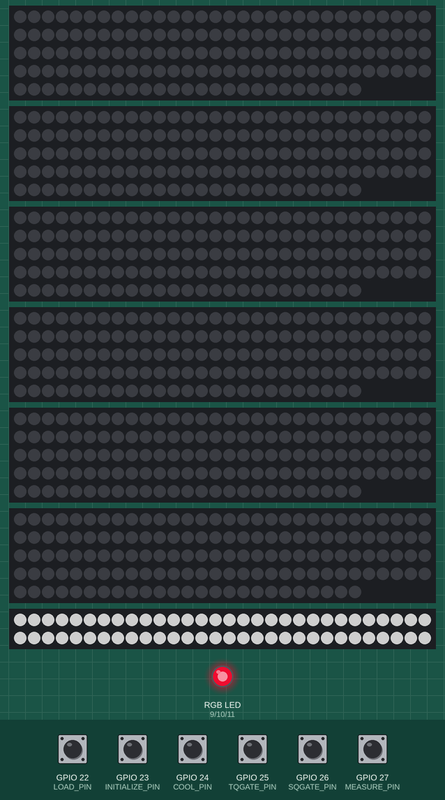
Simulated run of this sketch. Board: ESP32. On the bench: 6 × 145 RGB LEDs in strip order, left to right, continuing on the next row, 60 RGB LEDs in strip order, left to right, continuing on the next row, an RGB LED mixed from three pins (HIGH = lit). The test bench sets the inputs (shaded band); at power-on: GPIO 22 (LOAD_PIN), GPIO 23 (INITIALIZE_PIN), GPIO 24 (COOL_PIN), GPIO 25 (TQGATE_PIN), GPIO 26 (SQGATE_PIN), GPIO 27 (MEASURE_PIN) HIGH. Dim RGB values are drawn brighter than linear.

Above: at 1.2 s.
1.3 s: GPIO 27 (MEASURE_PIN) pulled LOW for 0.15 s
At 4.0 s:
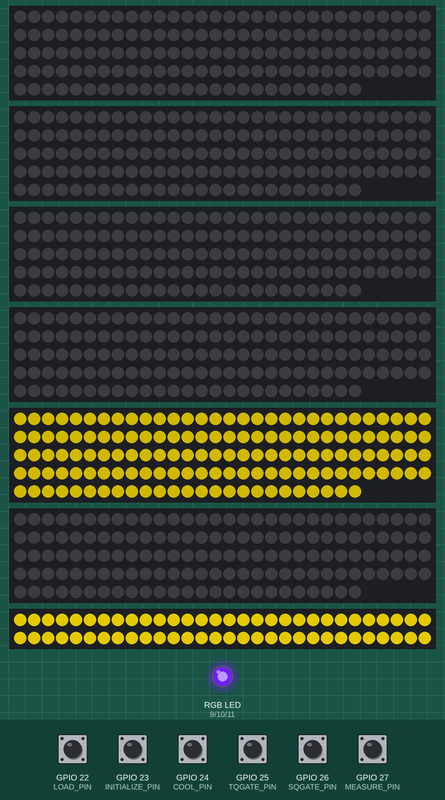
4.4 s: GPIO 22 (LOAD_PIN) pulled LOW for 0.15 s
At 6.7 s:
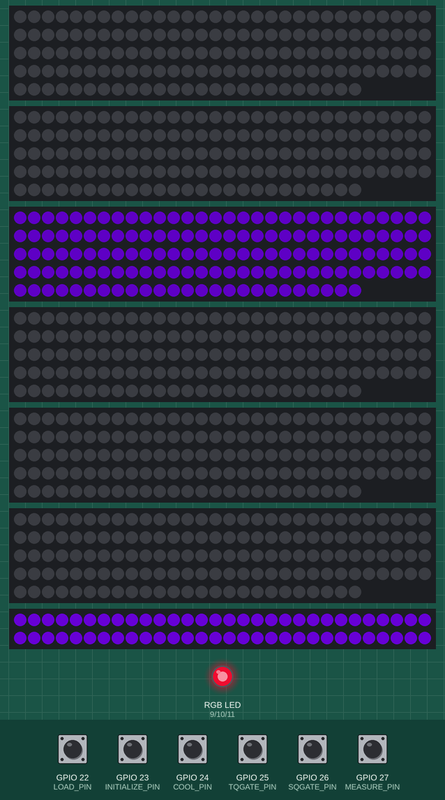
7.5 s: GPIO 23 (INITIALIZE_PIN) pulled LOW for 0.15 s
At 9.4 s:
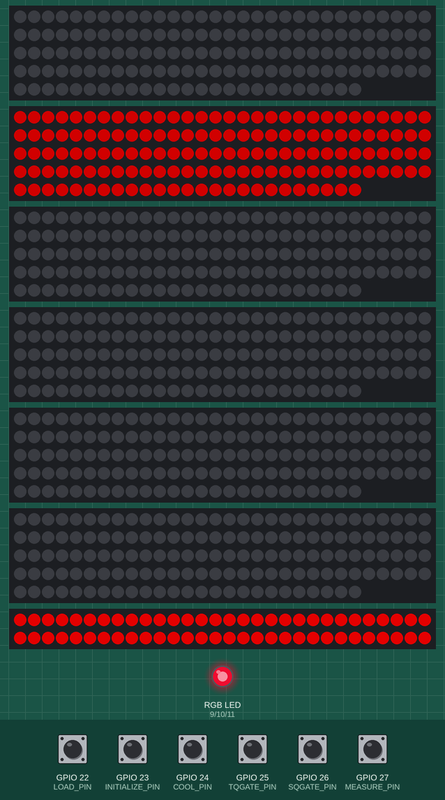
10.6 s: GPIO 24 (COOL_PIN) pulled LOW for 0.15 s
At 13.5 s:
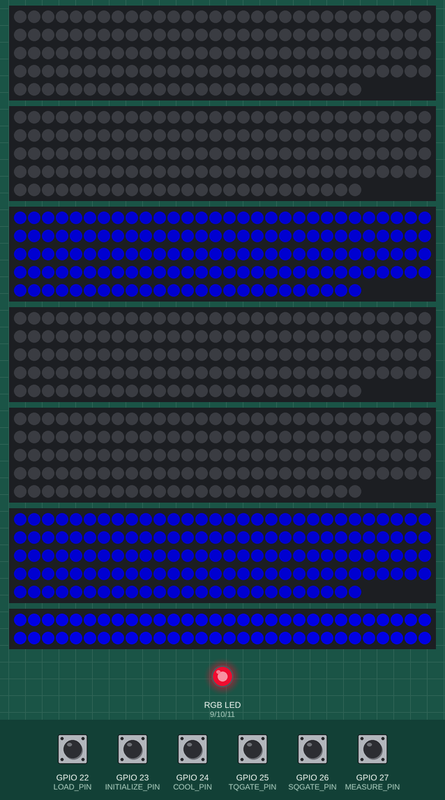
13.7 s: GPIO 25 (TQGATE_PIN) pulled LOW for 0.15 s
At 15.1 s:
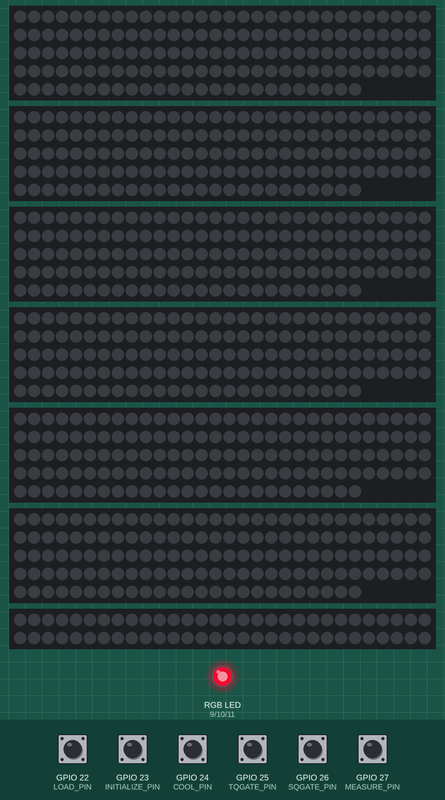
16.8 s: GPIO 26 (SQGATE_PIN) pulled LOW for 0.15 s
At 18.9 s:
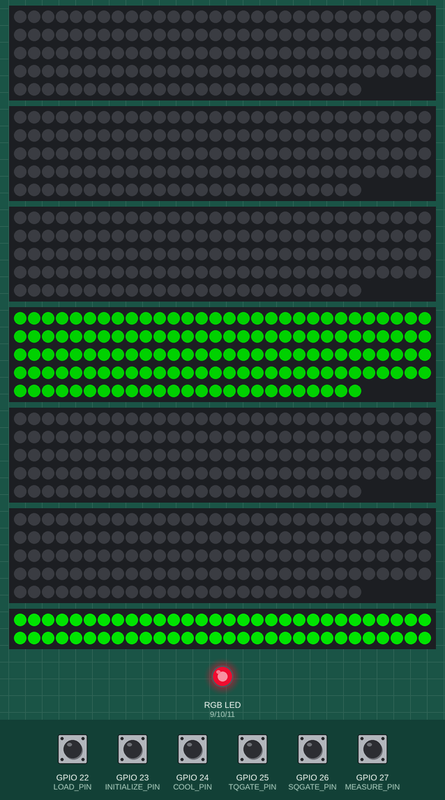
Timing chart, 0 to 20.4 s (numbered marks = the images above; inputs shaded):
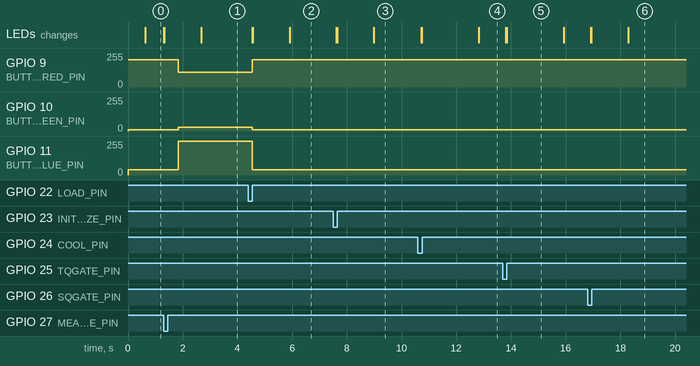

The sketch:

HWDemonstrator.ino
```cpp
// (licence header left out)
// Version 1.1.0

#include <Adafruit_NeoPixel.h>
#include <Wire.h>
#include <Adafruit_PWMServoDriver.h>

Adafruit_PWMServoDriver pwm = Adafruit_PWMServoDriver();

// INITIALIZING DIGITAL IN/OUT PINS (BUTTONS)
const int LOAD_PIN = 22;        // 1
const int INITIALIZE_PIN = 23;  // 2
const int COOL_PIN = 24;        // 3
const int TQGATE_PIN = 25;      // 4
const int SQGATE_PIN = 26;      // 5
const int MEASURE_PIN = 27;     // 6
const int BUTTON6_RED_PIN = 9;  // button 6 is wired to different board and requires more pins
const int BUTTON6_GREEN_PIN = 10;
const int BUTTON6_BLUE_PIN = 11;

// INITIALIZING LED STRIP INFO
enum Strips {
  STRIP45,
  STRIP90,
  STRIP135,
  STRIP225,
  STRIP270,
  STRIP315,
  RING
};
const int stripPins[] = { 2, 3, 4, 5, 6, 7, 8 };
const int numPixels[] = { 145, 145, 145, 145, 145, 145, 60 };
Adafruit_NeoPixel *stripList[7];

// INITIALIZE DEVICE STATES
enum DeviceState {
  IDLE,
  LOAD,
  INITIALIZE,
  COOL,
  SQGATE,
  TQGATE,
  MEASURE,
  NONE
};

// INITIALIZING CONTROL VARIABLES
const int DELAY = 500;
DeviceState stateChangeRequest = NONE;
DeviceState currentState = IDLE;

int buttonColors[6][3] = {
  { 0, 255, 150 },    // TEAL
  { 255, 255, 255 },  // WHITE
  { 240, 65, 90 },    // PINK
  { 50, 0, 255 },     // PURPLE
  { 255, 130, 50 },   // ORANGE
  { 50, 245, 215 },   // LIGHT TEAL
};

int laserColors[8][3] = {
  { 97, 0, 200 },    // PURPLE
  { 255, 0, 0 },     // RED
  { 0, 0, 255 },     // BLUE
  { 0, 255, 0 },     // GREEN
  { 0, 255, 0 },     // GREEN
  { 255, 225, 0 },   // YELLOW
  { 0, 0, 0 },       // BLACK
  { 255, 255, 255 }  // WHITE
};

int idleColors[7][3] = {
  { 0, 150, 100 },    // GREEN
  { 170, 50, 0 },     // RED
  { 75, 0, 200 },     // INDIGO
  { 115, 250, 200 },  // LIGHT GREEN
  { 170, 0, 50 },     // RED
  { 225, 246, 242 },  // PALE GREEN
  { 170, 170, 170 },  // GREY
};

void setup() {

  pwm.begin();
  pwm.setPWMFreq(1000);
  Serial.begin(9600);

  // SETTING BUTTON PIN MODES
  pinMode(LOAD_PIN, INPUT_PULLUP);
  pinMode(INITIALIZE_PIN, INPUT_PULLUP);
  pinMode(MEASURE_PIN, INPUT_PULLUP);
  pinMode(SQGATE_PIN, INPUT_PULLUP);
  pinMode(TQGATE_PIN, INPUT_PULLUP);
  pinMode(COOL_PIN, INPUT_PULLUP);
  pinMode(BUTTON6_RED_PIN, OUTPUT);
  pinMode(BUTTON6_GREEN_PIN, OUTPUT);
  pinMode(BUTTON6_BLUE_PIN, OUTPUT);

  // ATTACH INTERRUPTS FOR DYNAMIC BUTTON HANDLING
  attachInterrupt(digitalPinToInterrupt(LOAD_PIN), loadInterrupt, FALLING);
  attachInterrupt(digitalPinToInterrupt(INITIALIZE_PIN), initializeInterrupt, FALLING);
  attachInterrupt(digitalPinToInterrupt(COOL_PIN), coolInterrupt, FALLING);
  attachInterrupt(digitalPinToInterrupt(SQGATE_PIN), SQGateInterrupt, FALLING);
  attachInterrupt(digitalPinToInterrupt(TQGATE_PIN), TQGateInterrupt, FALLING);
  attachInterrupt(digitalPinToInterrupt(MEASURE_PIN), measureInterrupt, FALLING);

  // INITIALIZING BUTTON COLORS
  defaultButtons();

  // INITIALIZING LED STRIPS
  stripList[STRIP45] = new Adafruit_NeoPixel(numPixels[STRIP45], stripPins[STRIP45], NEO_GRB + NEO_KHZ800);
  stripList[STRIP90] = new Adafruit_NeoPixel(numPixels[STRIP90], stripPins[STRIP90], NEO_GRB + NEO_KHZ800);
  stripList[STRIP135] = new Adafruit_NeoPixel(numPixels[STRIP135], stripPins[STRIP135], NEO_GRB + NEO_KHZ800);
  stripList[STRIP225] = new Adafruit_NeoPixel(numPixels[STRIP225], stripPins[STRIP225], NEO_GRB + NEO_KHZ800);
  stripList[STRIP270] = new Adafruit_NeoPixel(numPixels[STRIP270], stripPins[STRIP270], NEO_GRB + NEO_KHZ800);
  stripList[STRIP315] = new Adafruit_NeoPixel(numPixels[STRIP315], stripPins[STRIP315], NEO_GRB + NEO_KHZ800);
  stripList[RING] = new Adafruit_NeoPixel(numPixels[RING], stripPins[RING], NEO_GRB + NEO_KHZ800);

  for (int i = 0; i < 7; i++) {
    stripList[i]->begin();
    stripList[i]->show();
    stripList[i]->setBrightness(120);
  }
  stripList[RING]->setBrightness(170);

  currentState = IDLE;
}

void loop() {

  if (stateChangeRequest != NONE) {
    currentState = stateChangeRequest;
    stateChangeRequest = NONE;

    // clear all pixels before switching states
    for (int i = 0; i < 7; i++) {
      stripList[i]->clear();
      stripList[i]->show();
    }
    delay(DELAY);
  }

  switch (currentState) {
    case IDLE:
      delay(DELAY);
      colorWipeRing(idleColors[6]);
      idle();
      break;
    case LOAD:
      load();
      break;
    case INITIALIZE:
      initialize();
      break;
    case COOL:
      cool();
      break;
    case SQGATE:
      SQGate();
      break;
    case TQGATE:
      TQGate();
      break;
    case MEASURE:
      measure();
      break;
  }

  currentState = IDLE;
}


/////////////////////////////////////////////////////////////////////
// Functions for LED behaviors
/////////////////////////////////////////////////////////////////////

void setButtonColor(int buttonNum, int color[]) {
  if (buttonNum < 1 || buttonNum > 5) return;  // Validate button number
  // Channel assignments: 3 channels per LED (R, G, B)
  int redChannel = (buttonNum - 1) * 3;        // 0, 3, 6, 9, 12
  int greenChannel = (buttonNum - 1) * 3 + 1;  // 1, 4, 7, 10, 13
  int blueChannel = (buttonNum - 1) * 3 + 2;   // 2, 5, 8, 11, 14

  int scaledRed = (int)(color[0] * 0.8);
  int redPWM = map(255 - scaledRed, 0, 255, 0, 4095);
  int greenPWM = map(255 - color[1], 0, 255, 0, 4095);
  int bluePWM = map(255 - color[2], 0, 255, 0, 4095);

  pwm.setPWM(redChannel, 0, redPWM);
  pwm.setPWM(greenChannel, 0, greenPWM);
  pwm.setPWM(blueChannel, 0, bluePWM);
}

void setButtonSix(int color[]) {
  if (color == laserColors[6]) {
    pinMode(BUTTON6_RED_PIN, INPUT);
    pinMode(BUTTON6_GREEN_PIN, INPUT);
    pinMode(BUTTON6_BLUE_PIN, INPUT);
  } else {
    pinMode(BUTTON6_RED_PIN, OUTPUT);
    pinMode(BUTTON6_GREEN_PIN, OUTPUT);
    pinMode(BUTTON6_BLUE_PIN, OUTPUT);
    analogWrite(BUTTON6_RED_PIN, 255-color[0]);
    analogWrite(BUTTON6_GREEN_PIN, 255-color[1]);
    analogWrite(BUTTON6_BLUE_PIN, 255-color[2]);
  }
}

void spotlightButton(int buttonNum) {
  if (buttonNum < 1 || buttonNum > 6) return;
  for (int i = 1; i < 6; i++) {
    if (i == buttonNum) {
      setButtonColor(i, laserColors[i - 1]);
    } else {
      setButtonColor(i, laserColors[6]);
    }
  }
  if (buttonNum == 6) {
    int color[] = {145, 225, 0};
    setButtonSix(color);
  } else {
    setButtonSix(laserColors[6]);
  }
}

void defaultButtons() {
  for (int i = 1; i < 6; i++) {
    setButtonColor(i, buttonColors[i - 1]);
  }
  setButtonSix(buttonColors[5]);
}

void colorWipeStrips(int color[]) {
  for (int i = 150; i >= 0; i--) {
    if (stateChangeRequest != NONE) { return; }
    for (int j = 0; j < 6; j++) {
      stripList[j]->setPixelColor(i, color[0], color[1], color[2]);
      stripList[j]->show();
    }
  }
}

void laserPulse(int color[], Adafruit_NeoPixel *strip) {
  for (int i = 166; i >= 0; i--) {
    strip->setPixelColor(i, color[0], color[1], color[2]);
    strip->show();
  }
}

void simultaneousPulse(int color1[], Adafruit_NeoPixel *strip1, int color2[], Adafruit_NeoPixel *strip2) {
  for (int i = 166; i >= 0; i--) {
    strip1->setPixelColor(i, color1[0], color1[1], color1[2]);
    strip1->show();
    strip2->setPixelColor(i, color2[0], color2[1], color2[2]);
    strip2->show();
  }
}

void colorWipeRing(int color[]) {
  for (int i = 0; i < numPixels[6]; i++) {
    stripList[RING]->setPixelColor(i, color[0], color[1], color[2]);
    stripList[RING]->show();
  }
}

void idle() {
  colorWipeStrips(idleColors[0]);
  colorWipeStrips(idleColors[1]);
  colorWipeStrips(idleColors[2]);
  colorWipeStrips(idleColors[3]);
  colorWipeStrips(idleColors[4]);
  colorWipeStrips(idleColors[5]);
}

/////////////////////////////////////////////////////////////////////
// Functions to handle state behavior
/////////////////////////////////////////////////////////////////////
void colorWipeAllClear() {
  colorWipeStrips(laserColors[6]);
  colorWipeRing(laserColors[6]);
  defaultButtons();
}

void load() {
  spotlightButton(1);
  laserPulse(laserColors[0], stripList[STRIP135]);
  colorWipeRing(laserColors[0]);
  colorWipeAllClear();
}

void initialize() {
  spotlightButton(2);
  laserPulse(laserColors[1], stripList[STRIP90]);
  colorWipeRing(laserColors[1]);
  colorWipeAllClear();
}

void cool() {
  spotlightButton(3);
  simultaneousPulse(laserColors[2], stripList[STRIP135], laserColors[2], stripList[STRIP315]);
  colorWipeRing(laserColors[2]);
  colorWipeAllClear();
}

void TQGate() {
  spotlightButton(4);
  simultaneousPulse(laserColors[3], stripList[STRIP135], laserColors[3], stripList[STRIP45]);
  colorWipeRing(laserColors[3]);
  colorWipeAllClear();
}

void SQGate() {
  spotlightButton(5);
  laserPulse(laserColors[4], stripList[STRIP225]);
  colorWipeRing(laserColors[4]);
  colorWipeAllClear();
}

void measure() {
  spotlightButton(6);
  laserPulse(laserColors[5], stripList[STRIP270]);
  colorWipeRing(laserColors[5]);
  colorWipeAllClear();
}


/////////////////////////////////////////////////////////////////////
// Functions to handle interrupt boolean setting
/////////////////////////////////////////////////////////////////////

void loadInterrupt() {
  stateChangeRequest = LOAD;
}

void initializeInterrupt() {
  stateChangeRequest = INITIALIZE;
}

void coolInterrupt() {
  stateChangeRequest = COOL;
}

void TQGateInterrupt() {
  stateChangeRequest = TQGATE;
}

void SQGateInterrupt() {
  stateChangeRequest = SQGATE;
}

void measureInterrupt() {
  stateChangeRequest = MEASURE;
}
```

Measured:
- after the input at 1.3 s, GPIO 9 (BUTTON6_RED_PIN): 205/255 → 110/255 after 0.53 s; GPIO 10 (BUTTON6_GREEN_PIN): 10/255 → 30/255 after 0.53 s; GPIO 11 (BUTTON6_BLUE_PIN): 40/255 → 255/255 after 0.53 s; the LEDs: first change at once (image 1 shows a later state)
- after the input at 4.4 s, GPIO 9 (BUTTON6_RED_PIN): 110/255 → 205/255 after 0.14 s instead of 2.4 s; GPIO 10 (BUTTON6_GREEN_PIN): 30/255 → 10/255 after 0.14 s instead of 2.4 s; GPIO 11 (BUTTON6_BLUE_PIN): 255/255 → 40/255 after 0.14 s instead of 2.4 s; the LEDs: first change after 0.14 s (image 2 shows a later state)
- after the input at 7.5 s, the LEDs: first change after 0.11 s (image 3 shows a later state)
- after the input at 10.6 s, the LEDs: first change after 0.12 s (image 4 shows a later state)
- after the input at 13.7 s, the LEDs: first change after 0.12 s (image 5 shows a later state)
- after the input at 16.8 s, the LEDs: first change after 0.11 s (image 6 shows a later state)
